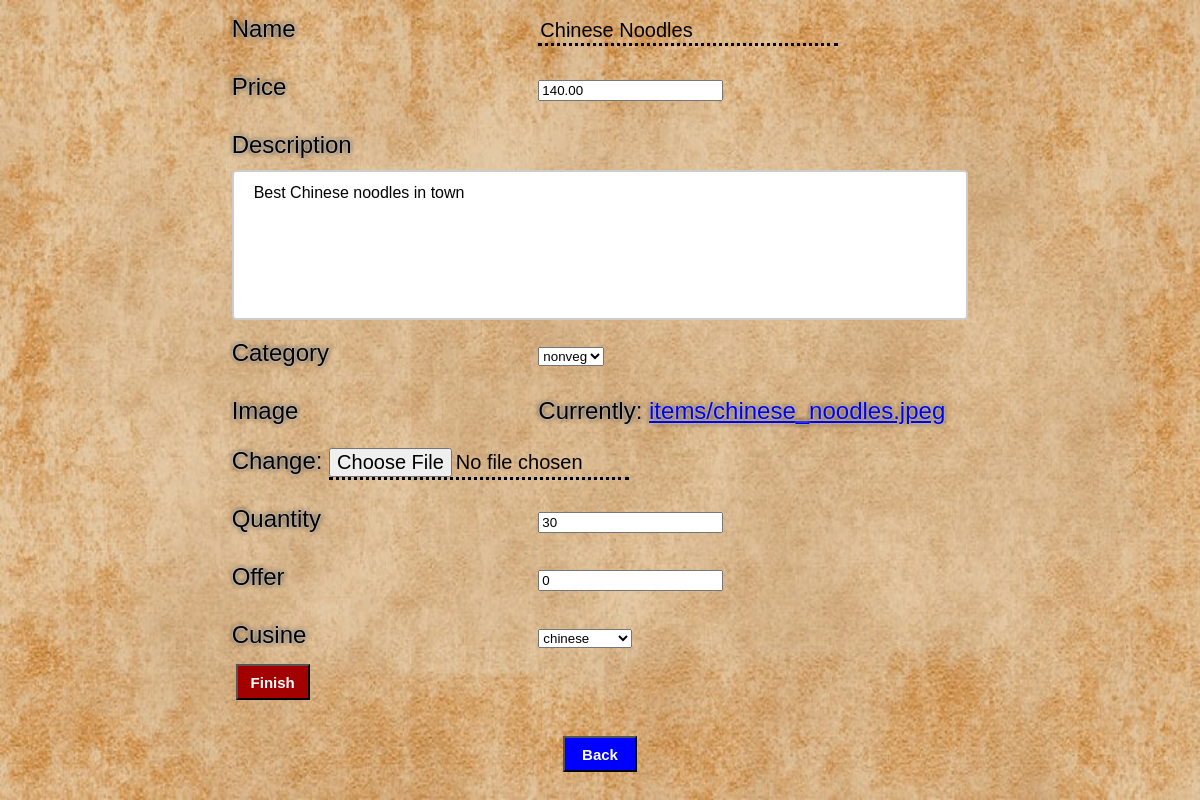
/update_item/8/ (signed in), run on an earlier commit of the app's database.
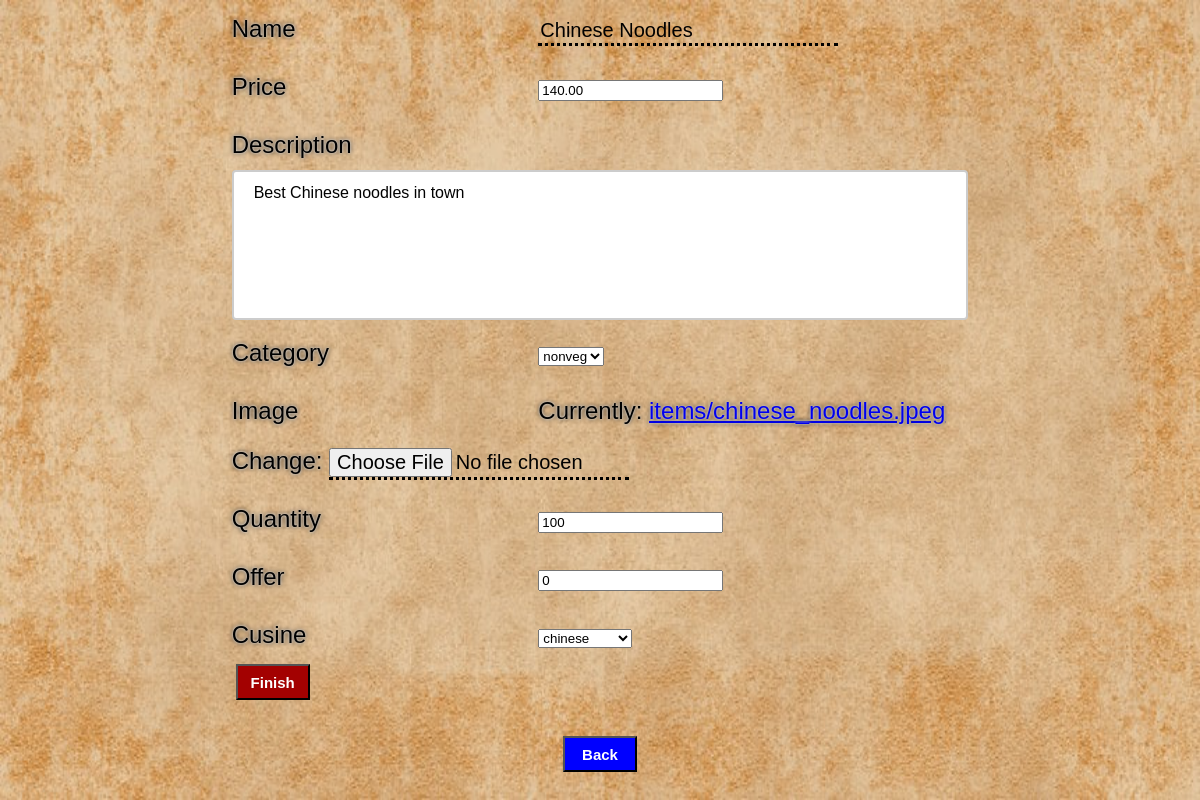
And on a later commit of the database.
### base/models.py (models this page shows, shortened)
class Items(models.Model):
    class Cusine(models.TextChoices):
        NORTH_INDIAN = 'NORTH INDIAN', 'north indian'
        CHINESE = 'CHINESE', 'chinese'
        SOUTH_INDIAN = 'SOUTH INDIAN', 'south indian'
        WESTERN = 'WESTERN', 'western'
    name = models.CharField(max_length=40)
    price = models.DecimalField(max_digits=5, decimal_places=2)
    description = models.TextField(max_length=200, null=True)
    category = models.CharField(max_length=8, choices=CustomerProfile.Preferences.choices ,default=CustomerProfile.Preferences.VEG)
    image = models.ImageField(upload_to="items/")
    quantity = models.PositiveIntegerField(null=True, validators=[MinValueValidator(0),])
    rating = models.DecimalField(max_digits=3, decimal_places=2, validators=[MinValueValidator(0.0), MaxValueValidator(5.0)], default=0,null=True)
    restaurant = models.ForeignKey(Restaurant,on_delete=models.CASCADE)
    offer = models.IntegerField(validators=[MaxValueValidator(100),MinValueValidator(0)],default=0)
    cusine = models.CharField(max_length=20, choices= Cusine.choices, default= Cusine.SOUTH_INDIAN)

### base/views.py (the view)
# urls.py: path('update_item/<str:pk>/', views.updateItem, name = 'update-item'),
@login_required(login_url='login')
def updateItem(request,pk):
    item = Items.objects.get(id = pk)
    form = ItemForm(instance= item)
    if request.method == 'POST':
        form = ItemForm(request.POST,request.FILES,instance = item)
        if form.is_valid():
            item = form.save(commit=False)
            item.save()
            return redirect('home')
    return render(request, "base/item_create.html",{'form': form})

### base/forms.py
class ItemForm(ModelForm):
    class Meta:
        model = Items
        exclude = ['rating','restaurant']

### base/templates/base/item_create.html (shortened to what this page needs)
{%load static%}
<html>
<head>
    <link rel="stylesheet" href="{%static 'styles/style.css'%}" />
</head>
<body class = "item-create">
    <form action="" method="POST" enctype="multipart/form-data">
        {%for field in form%}
        <div class = "table-addon">
            <label class="">
                {{field.label}}
            </label>
            {{field}}
        </div>
        {%endfor%}
            <input type="submit" value="Finish" style="margin-bottom: 20;"/>
    </form>
    <a href = "/" style="margin-bottom: 20;">
        <button class = "sub-button" style="background-color: blue;margin-left: auto;"> Back </button>
    </a>
</body>
</html>

What changed in the data, as far as the page shows it:
changed Items "Chinese Noodles": quantity "30" → "100"
